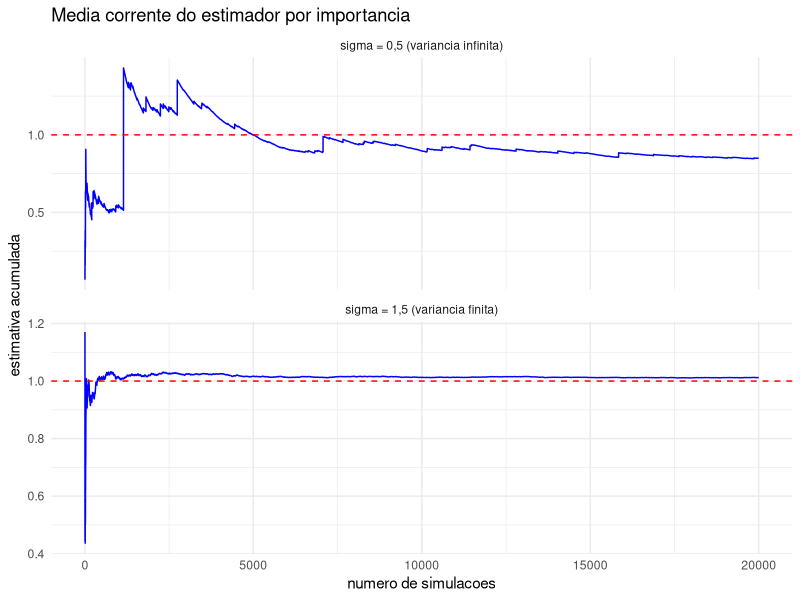

The R source for this figure:
## ---- chunk 1
set.seed(0)
B <- 100000

p_exato <- pnorm(4.5, lower.tail = FALSE)

# Monte Carlo usual: proporção de valores simulados acima de 4,5
z <- rnorm(B)
indicadoras <- 1 * (z > 4.5)

p_mc <- mean(indicadoras)
ep_mc <- sd(indicadoras) / sqrt(B)

cat("Valor exato:        ", p_exato, "\n")
cat("Monte Carlo usual:  ", p_mc, "\n")
cat("Erro padrão:        ", ep_mc, "\n")
cat("Valores acima de 4,5:", sum(indicadoras), "de", B, "\n")
## ---- chunk 2
library(ggplot2)

set.seed(2)
B <- 20000

# Devolve as parcelas A_i = Y_i^2 * w_i do estimador por importância,
# com proposta N(0, sigma^2) e alvo N(0,1)
parcelas_is <- function(B, sigma) {
  y <- rnorm(B, mean = 0, sd = sigma)
  w <- dnorm(y) / dnorm(y, mean = 0, sd = sigma)   # pesos f(y)/g(y)
  y^2 * w
}

a_leve <- parcelas_is(B, sigma = 0.5)   # cauda leve demais
a_ok   <- parcelas_is(B, sigma = 1.5)   # cauda suficientemente pesada

# Média corrente: a estimativa que teríamos após i simulações
media_corrente <- function(a) cumsum(a) / seq_along(a)

dados <- data.frame(
  i = rep(1:B, 2),
  media = c(media_corrente(a_leve), media_corrente(a_ok)),
  proposta = rep(c("sigma = 0,5 (variancia infinita)",
                   "sigma = 1,5 (variancia finita)"), each = B)
)

ggplot(dados, aes(x = i, y = media)) +
  geom_line(color = "blue") +
  geom_hline(yintercept = 1, color = "red", linetype = "dashed") +
  facet_wrap(~ proposta, ncol = 1, scales = "free_y") +
  labs(x = "numero de simulacoes", y = "estimativa acumulada",
       title = "Media corrente do estimador por importancia") +
  theme_minimal()
## ---- chunk 3
set.seed(1)
B <- 100000
limiar <- 4.5

# Amostragem por importância com proposta exponencial de taxa lambda,
# deslocada para começar no limiar
is_exp_deslocada <- function(B, lambda, limiar) {
  s <- rexp(B, rate = lambda)            # S ~ Exp(lambda)
  y <- limiar + s                        # Y = limiar + S, sempre acima do limiar
  g <- lambda * exp(-lambda * s)         # densidade da proposta avaliada em y
  w <- dnorm(y) / g                      # pesos; h(y) = 1, pois y > limiar
  list(est = mean(w), ep = sd(w) / sqrt(B), pesos = w)
}

is_1  <- is_exp_deslocada(B, lambda = 1,   limiar)
is_45 <- is_exp_deslocada(B, lambda = 4.5, limiar)

# Monte Carlo usual, com o mesmo número de simulações
z <- rnorm(B)
p_mc  <- mean(1 * (z > limiar))
ep_mc <- sd(1 * (z > limiar)) / sqrt(B)

mostra <- function(rotulo, est, ep) {
  # quando a estimativa é zero, o erro relativo não está definido
  rel <- if (est > 0) sprintf("%.4f", ep / est) else "---"
  cat(sprintf("%-20s est = %.4e   EP = %.4e   EP/est = %s\n",
              rotulo, est, ep, rel))
}

cat(sprintf("Valor exato: %.4e\n\n", p_exato))
mostra("Monte Carlo usual", p_mc, ep_mc)
mostra("IS, lambda = 1",   is_1$est,  is_1$ep)
mostra("IS, lambda = 4,5", is_45$est, is_45$ep)
## ---- chunk 4
tae <- function(w) sum(w)^2 / sum(w^2)

cat("TAE com lambda = 1:  ", round(tae(is_1$pesos), 1),  "de", B, "\n")
cat("TAE com lambda = 4,5:", round(tae(is_45$pesos), 1), "de", B, "\n")
## ---- chunk 5
set.seed(1)

theta_exato <- sqrt(pi) / 2
B <- 10000

is_exp <- function(B, lambda) {
  x <- rexp(B, rate = lambda)
  a <- sqrt(x) * exp(-x) / (lambda * exp(-lambda * x))
  list(est = mean(a), ep = sd(a) / sqrt(B))
}

out_1   <- is_exp(B, lambda = 1)      # equivale ao Monte Carlo direto
out_opt <- is_exp(B, lambda = 2/3)    # proposta ótima na família

cat(sprintf("Valor exato          : %.6f\n", theta_exato))
cat(sprintf("IS Exp(1)   (= MC)   : %.6f   EP = %.5f\n", out_1$est,   out_1$ep))
cat(sprintf("IS Exp(2/3) (ótima)  : %.6f   EP = %.5f\n", out_opt$est, out_opt$ep))
cat(sprintf("Fator de redução     : %.4f  (teórico: %.4f)\n",
            (out_opt$ep / out_1$ep)^2, 0.05835 / 0.21460))
## ---- chunk 6
set.seed(3)
B <- 10000

# Densidade alvo, conhecida apenas a menos da constante Z
q <- function(theta) ifelse(theta > 0 & theta < 1, theta^13 * (1 - theta)^7, 0)

# Estimador autonormalizado: devolve média, P(theta > 0,7) e o TAE
is_autonormalizada <- function(y, g_y) {
  w <- q(y) / g_y
  list(media = sum(w * y) / sum(w),
       prob  = sum(w * (y > 0.7)) / sum(w),
       tae   = sum(w)^2 / sum(w^2))
}

# Proposta 1: Unif(0,1)
y1 <- runif(B)
res1 <- is_autonormalizada(y1, dunif(y1))

# Proposta 2: N(0,65 ; 0,1^2)
y2 <- rnorm(B, mean = 0.65, sd = 0.1)
res2 <- is_autonormalizada(y2, dnorm(y2, mean = 0.65, sd = 0.1))

# Valores exatos, pois f é uma Beta(14, 8)
media_exata <- 14 / 22
prob_exata  <- pbeta(0.7, 14, 8, lower.tail = FALSE)

cat(sprintf("%-18s %10s %10s %8s\n", "Proposta", "media", "P(>0,7)", "TAE"))
cat(sprintf("%-18s %10.4f %10.4f %8s\n", "valor exato", media_exata, prob_exata, "-"))
cat(sprintf("%-18s %10.4f %10.4f %8.0f\n", "Unif(0,1)",
            res1$media, res1$prob, res1$tae))
cat(sprintf("%-18s %10.4f %10.4f %8.0f\n", "Normal ajustada",
            res2$media, res2$prob, res2$tae))
